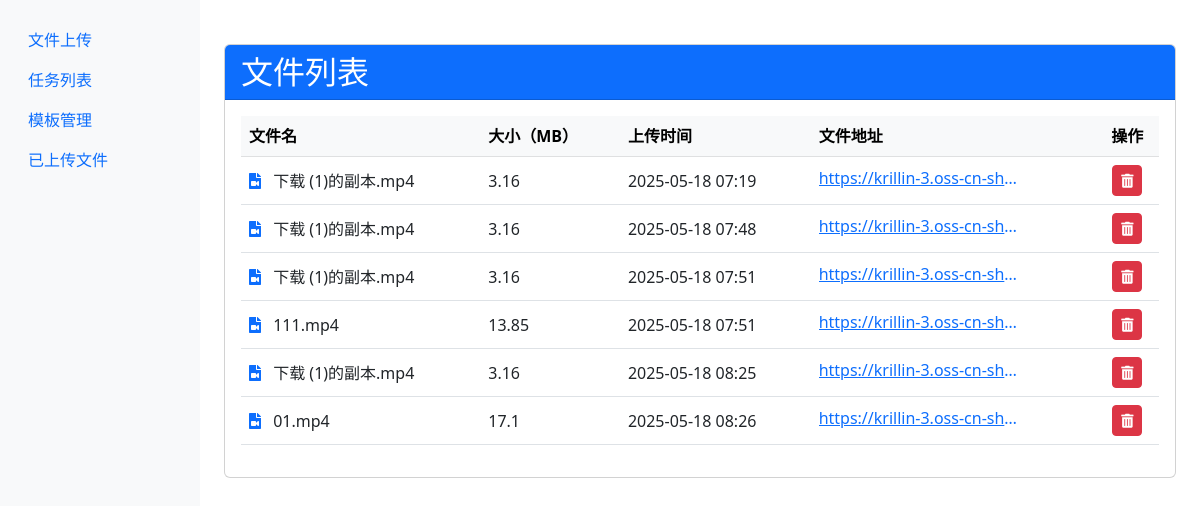
Before: /files with the older database file.
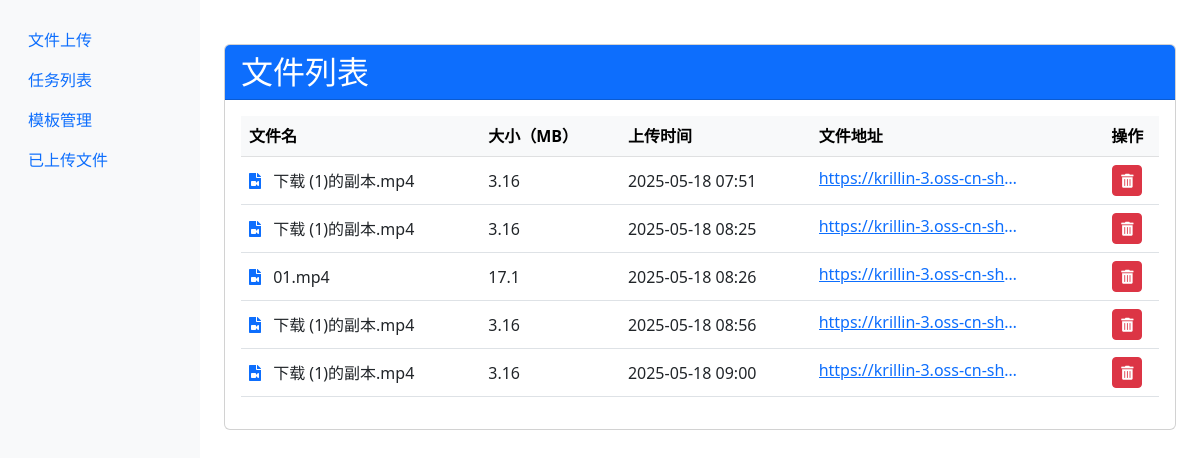
After: the same page with the newer database file.
### models.py (models this page shows, shortened)
class File(db.Model):
    id = db.Column(db.Integer, primary_key=True)
    filename = db.Column(db.String(100), nullable=False)  # 原始文件名
    oss_url = db.Column(db.String(255), unique=True)      # OSS 文件访问地址
    upload_time = db.Column(db.DateTime, default=datetime.utcnow) # 上传时间
    size = db.Column(db.Integer)                          # 文件大小（字节）
    description = db.Column(db.String(200))               # 可选：文件描述

### app.py (the view)
@app.route('/files')
def files():
    files = File.query.all()
    return render_template('files.html', files=files)

### templates/files.html (shortened to what this page needs)
{% extends "base.html" %}
{% block content %}
<div class="container mt-4">
    <div class="card">
        <div class="card-header bg-primary text-white d-flex justify-content-between align-items-center">
            <h2 class="mb-0">文件列表</h2>
        </div>
        <div class="card-body">
            <div class="table-responsive">
                <table class="table table-hover">
                    <thead class="table-light">
                        <tr>
                            <th>文件名</th>
                            <th>大小（MB）</th>
                            <th>上传时间</th>
                            <th>文件地址</th>
                            <th class="text-center">操作</th>
                        </tr>
                    </thead>
                    <tbody>
                        {% for file in files %}
                        <tr>
                            <td>
                                <i class="fas fa-file-video text-primary me-2"></i>
                                {{ file.filename }}
                            </td>
                            <td>{{ (file.size / (1024*1024))|round(2) }}</td>
                            <td>{{ file.upload_time.strftime('%Y-%m-%d %H:%M') }}</td>
                            <td>
                                <a href="{{ file.oss_url }}" target="_blank" class="text-truncate d-inline-block" style="max-width: 200px;" title="{{ file.oss_url }}">
                                    {{ file.oss_url }}
                                </a>
                            </td>
                            <td class="text-center">
                                <form method="post" action="/api/delete/{{ file.id }}" class="d-inline">
                                    <button type="submit" class="btn btn-danger btn-sm"
                                            onclick="return confirm('确定要删除这个文件吗?')"
                                            title="删除文件">
                                        <i class="fas fa-trash-alt"></i>
                                    </button>
                                </form>
                            </td>
                        </tr>
                        {% endfor %}
                    </tbody>
                </table>
            </div>
        </div>
    </div>
</div>
<link rel="stylesheet" href="https://cdnjs.cloudflare.com/ajax/libs/font-awesome/5.15.4/css/all.min.css">
{% endblock %}

### templates/base.html (shortened to what this page needs)
<!DOCTYPE html>
<html>
<head>
    <link rel="stylesheet" href="{{ url_for('static', filename='css/style.css') }}">
    <link href="https://cdn.bootcdn.net/ajax/libs/twitter-bootstrap/5.2.3/css/bootstrap.min.css" rel="stylesheet">
</head>
<body>
    <div class="container-fluid">
        <div class="row">
            <div class="col-md-2 sidebar">
                <ul class="nav flex-column">
                    <li class="nav-item">
                        <a class="nav-link" href="{{ url_for('upload') }}">文件上传</a>
                    </li>
                    <li class="nav-item">
                        <a class="nav-link" href="{{ url_for('task_list') }}">任务列表</a>
                    </li>
                    <li class="nav-item">
                        <a class="nav-link" href="{{ url_for('templates') }}">模板管理</a>
                    </li>
                    <li class="nav-item">
                        <a class="nav-link" href="{{ url_for('files') }}">已上传文件</a>
                    </li>
                </ul>
            </div>
            <div class="col-md-10 main-content">
                {% block content %}{% endblock %}
            </div>
        </div>
    </div>
</body>
</html>

### static/css/style.css (style rules this page uses)
.sidebar { background-color: #f8f9fa; min-height: 100vh; padding: 20px; }
.main-content { padding: 20px; }

### templates/files.html (style rules this page uses)
.table-responsive { overflow-x: auto; -webkit-overflow-scrolling: touch; }
.table td, .table th { vertical-align: middle; }
.text-truncate { text-overflow: ellipsis; white-space: nowrap; overflow: hidden; }
.btn-sm { padding: 0.25rem 0.5rem; font-size: 0.875rem; }

Changed rows visible on the page:
removed File: filename "下载 (1)的副本.mp4", (file.size/(1024*1024))|round(2) "3.16", upload_time "2025-05-18 07:19", oss_url "https://krillin-3.oss-cn-sh…"
removed File: filename "下载 (1)的副本.mp4", (file.size/(1024*1024))|round(2) "3.16", upload_time "2025-05-18 07:48", oss_url "https://krillin-3.oss-cn-sh…"
removed File: filename "111.mp4", (file.size/(1024*1024))|round(2) "13.85", upload_time "2025-05-18 07:51", oss_url "https://krillin-3.oss-cn-sh…"
added File: filename "下载 (1)的副本.mp4", (file.size/(1024*1024))|round(2) "3.16", upload_time "2025-05-18 08:56", oss_url "https://krillin-3.oss-cn-sh…"
added File: filename "下载 (1)的副本.mp4", (file.size/(1024*1024))|round(2) "3.16", upload_time "2025-05-18 09:00", oss_url "https://krillin-3.oss-cn-sh…"
